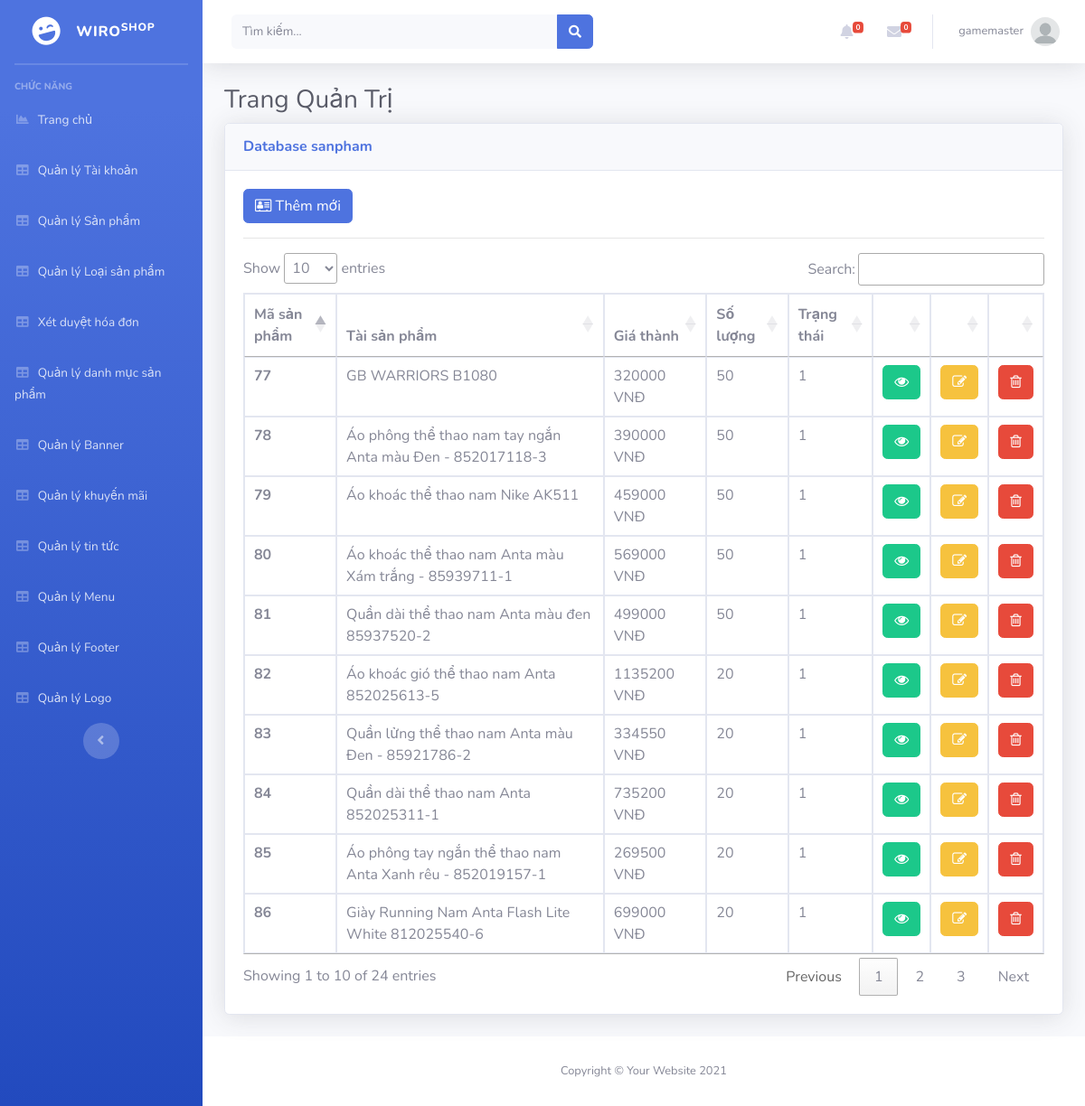
The page /Admin/index.php?mod=sanpham (signed in) on the database its author committed.
### tables this page shows
CREATE TABLE `sanpham` (
  `MaSP` int(11) NOT NULL,
  `MaLSP` int(11) NOT NULL,
  `MaDM` int(11) NOT NULL,
  `TenSP` varchar(70) NOT NULL,
  `DonGia` int(11) NOT NULL,
  `DonGiaChinh` int(30) NOT NULL,
  `SoLuong` int(10) UNSIGNED NOT NULL DEFAULT 1,
  `HinhAnh1` longtext NOT NULL,
  `HinhAnh2` longtext DEFAULT NULL,
  `HinhAnh3` longtext DEFAULT NULL,
  `HinhAnh4` longtext NOT NULL,
  `HinhAnh5` longtext NOT NULL,
  `HinhAnh6` longtext NOT NULL,
  `HinhAnh7` longtext NOT NULL,
  `HinhAnh8` longtext NOT NULL,
  `Loai1` varchar(30) NOT NULL,
  `Loai2` varchar(30) NOT NULL,
  `Loai3` varchar(30) NOT NULL,
  `Loai4` varchar(30) NOT NULL,
  `Size1` varchar(30) NOT NULL,
  `Size2` varchar(30) NOT NULL,
  `Size3` varchar(30) NOT NULL,
  `Size4` varchar(30) NOT NULL,
  `MaKM` int(11) NOT NULL,
  `LoaiSale` varchar(30) NOT NULL,
  `TrangThai` int(11) NOT NULL,
  `MoTa` longtext NOT NULL,
  `MoTa1` longtext NOT NULL,
  `MoTa2` longtext NOT NULL,
  `ThoiGian` datetime DEFAULT NULL
);

### Admin/MVC/controllers/SanphamController.php (called while the page is built, shortened)
<?php
class SanphamController
{
    var $sanpham_model;
    public function __construct()
    {
        $this->sanpham_model = new sanpham();
    }
    public function list()
    {
        $data = $this->sanpham_model->All();
        require_once("MVC/Views/Admin/index.php");
    }
}

### Admin/MVC/Models/connection.php (called while the page is built, shortened)
<?php
    class Connection{
        function __construct()
        {
            $severname ="localhost";
            $username ="root";
            $password ="";
            $db_name ="wiroshop";
            $this->conn = new mysqli($severname,$username,$password,$db_name);
        }
    }
?>

### Admin/MVC/Models/model.php (called while the page is built, shortened)
<?php
require_once("connection.php");
class Model
{
    var $table;
    var $contens;
    function __construct()
    {
        $conn_obj = new Connection();
        $this->conn = $conn_obj->conn;
    }
    function All()
    {
        $query = "select * from $this->table ORDER BY $this->contens DESC ";
        require("result.php");
        return $data;
    }
}

### Admin/MVC/Models/result.php (called while the page is built)
<?php
$result = $this->conn->query($query);
$data = array();
while ($row = $result->fetch_assoc()) {
    $data[] = $row;
}
?>

### Admin/MVC/Views/sanpham/list.php (the view, shortened to what this page needs)
<?php if (isset($_SESSION['isLogin_Admin']) && $_SESSION['isLogin_Admin'] == true) { ?>
<a href="?mod=sanpham&act=add" type="button" class="btn btn-primary"><i class="fa fa-address-card-o" aria-hidden="true"></i>&nbsp;Thêm mới</a>
<?php } ?>
<hr>
<table class="table table-bordered" id="dataTable" width="100%" cellspacing="0">
  <thead>
    <tr>
      <th scope="col">Mã sản phẩm</th>
      <th scope="col">Tài sản phẩm</th>
      <th scope="col">Giá thành</th>
      <th scope="col">Số lượng</th>
      <th scope="col">Trạng thái</th>
      <th></th>
      <th></th>
      <th></th>
    </tr>
  </thead>
  <tbody>
    <?php foreach ($data as $row) { ?>
      <tr>
        <th scope="row"><?= $row['MaSP'] ?></th>
        <td><?= $row['TenSP'] ?></td>
        <td><?= $row['DonGia'] ?> VNĐ</td>
        <td><?= $row['SoLuong'] ?></td>
        <td><?= $row['TrangThai'] ?></td>
        <td>
          <a href="../index.php?act=detail&id=<?= $row['MaSP'] ?>" type="button" class="btn btn-success" target="_blank"><i class="fa fa-eye" aria-hidden="true"></i></a>
        </td>
        <td>
           <?php if (isset($_SESSION['isLogin_Admin']) && $_SESSION['isLogin_Admin'] == true) { ?>
          <a href="?mod=sanpham&act=edit&id=<?= $row['MaSP'] ?>" type="button" class="btn btn-warning"><i class="fa fa-pencil-square-o" aria-hidden="true"></i></a>
          <?php } ?>
        </td>
        <td>
           <?php if (isset($_SESSION['isLogin_Admin']) && $_SESSION['isLogin_Admin'] == true) { ?>
          <a href="?mod=sanpham&act=delete&id=<?= $row['MaSP'] ?>" onclick="return confirm('Bạn có thật sự muốn xóa ?');" type="button" class="btn btn-danger"><i class="fa fa-trash-o" aria-hidden="true"></i></a>
          <?php } ?>
        </td>
      </tr>
    <?php } ?>
  </tbody>
</table>

### rows shown on the page
sanpham: MaSP "86", TenSP "Giày Running Nam Anta Flash Lite White 812025540-6", DonGia "699000", SoLuong "20", TrangThai "1"
sanpham: MaSP "85", TenSP "Áo phông tay ngắn thể thao nam Anta Xanh rêu - 852019157-1", DonGia "269500", SoLuong "20", TrangThai "1"
sanpham: MaSP "84", TenSP "Quần dài thể thao nam Anta 852025311-1", DonGia "735200", SoLuong "20", TrangThai "1"
sanpham: MaSP "83", TenSP "Quần lửng thể thao nam Anta màu Đen - 85921786-2", DonGia "334550", SoLuong "20", TrangThai "1"
sanpham: MaSP "82", TenSP "Áo khoác gió thể thao nam Anta 852025613-5", DonGia "1135200", SoLuong "20", TrangThai "1"
sanpham: MaSP "81", TenSP "Quần dài thể thao nam Anta màu đen 85937520-2", DonGia "499000", SoLuong "50", TrangThai "1"
sanpham: MaSP "80", TenSP "Áo khoác thể thao nam Anta màu Xám trắng - 85939711-1", DonGia "569000", SoLuong "50", TrangThai "1"
sanpham: MaSP "79", TenSP "Áo khoác thể thao nam Nike AK511", DonGia "459000", SoLuong "50", TrangThai "1"
sanpham: MaSP "78", TenSP "Áo phông thể thao nam tay ngắn Anta màu Đen - 852017118-3", DonGia "390000", SoLuong "50", TrangThai "1"
sanpham: MaSP "77", TenSP "GB WARRIORS B1080", DonGia "320000", SoLuong "50", TrangThai "1"

### other values the page prints
$_SESSION['login']['TaiKhoan'] "gamemaster"
$mod "sanpham"
